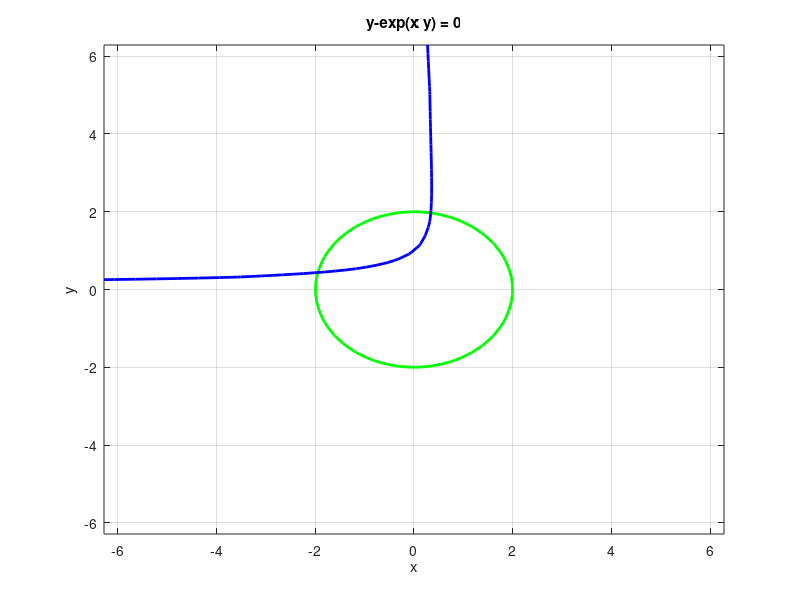

This figure's MATLAB source: (Note: this script raises an error after producing the figure.)
clear, clc;

%% build a graphic of system of non-linear equations
first = ezplot('x^2+y^2-4');
set(first,'Color','g','LineWidth',2);
hold on;
second = ezplot('y-exp(x*y)');
set(second,'Color','b','LineWidth',2);
grid on;

ptr1 = [0.5 1];
%% Find root with simple iterations method
ans_iter1 = iter_non_linear(ptr1, 0.0001, @equat_iter);
fprintf(' Found answer with simple iterations: %.6f\t%.6f\n Count of iterations: %d\n\n', ans_iter1(1), ans_iter1(2), ans_iter1(3));
%% Find root with Newton method
disp('Finding a root with Newton method:')
newton(ptr1(1), ptr1(2))
%% Checking if right
[xr, fr, ex] = fsolve(@for_fsolve, ptr1, optimset('TolX',1.0e-2));
plot(xr(1), xr(2), '*r');
fprintf('Found answer with MATLAB built-in functions: %15.9f %15.9f\n', xr(1), xr(2));